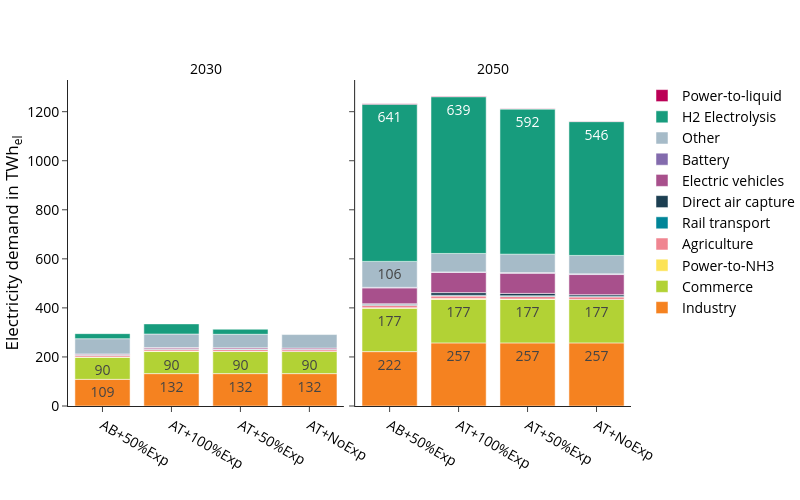

The notebook cell saved with this chart:
### Code cell
fig_name = "electricity_demand_TWh"
fig = px.bar(
    demand_df, 
    **fig_kwargs,
    color_discrete_map=colors["electricity"],
    category_orders={
        "variable":list(colors["electricity"].keys()),
        "scen": scen_order
        },
    labels={"value":"Electricity demand in TWh<sub>el</sub>","year":"",
            "variable":"", 
            "scen":""},
)
fig.update_layout(legend_traceorder="reversed",)
update_layout(fig)

print("Totals per scenario and year:", demand_sum_df)
fig.show()
#save_plotly_fig(demand_df, fig, sdir, f"{idx_group_name}_{fig_name}")

### Figure 1 — Plotly figure (JSON) as saved in the notebook; plotly's stock layout.template omitted (floating-point values rounded to 4 significant figures)
{"data": [{"hovertemplate": "=%{x}<br>Electricity demand in TWh<sub>el</sub>=%{text}<extra></extra>", "legendgroup": "Industry", "marker": {"color": "#f58220", "pattern": {"shape": ""}}, "name": "Industry", "orientation": "v", "showlegend": true, "text": [108.7, 132.0, 132.0, 132.0], "textangle": 0, "textposition": "inside", "texttemplate": "%{y:.0f}", "type": "bar", "x": ["AB+50%Exp", "AT+100%Exp", "AT+50%Exp", "AT+NoExp"], "xaxis": "x", "y": [108.7, 132.0, 132.0, 132.0], "yaxis": "y"}, {"hovertemplate": "=%{x}<br>Electricity demand in TWh<sub>el</sub>=%{text}<extra></extra>", "legendgroup": "Industry", "marker": {"color": "#f58220", "pattern": {"shape": ""}}, "name": "Industry", "orientation": "v", "showlegend": false, "text": [221.7, 257.3, 257.3, 257.3], "textangle": 0, "textposition": "inside", "texttemplate": "%{y:.0f}", "type": "bar", "x": ["AB+50%Exp", "AT+100%Exp", "AT+50%Exp", "AT+NoExp"], "xaxis": "x2", "y": [221.7, 257.3, 257.3, 257.3], "yaxis": "y2"}, {"hovertemplate": "=%{x}<br>Electricity demand in TWh<sub>el</sub>=%{text}<extra></extra>", "legendgroup": "Commerce", "marker": {"color": "#b2d235", "pattern": {"shape": ""}}, "name": "Commerce", "orientation": "v", "showlegend": true, "text": [90.1, 90.1, 90.1, 90.1], "textangle": 0, "textposition": "inside", "texttemplate": "%{y:.0f}", "type": "bar", "x": ["AB+50%Exp", "AT+100%Exp", "AT+50%Exp", "AT+NoExp"], "xaxis": "x", "y": [90.1, 90.1, 90.1, 90.1], "yaxis": "y"}, {"hovertemplate": "=%{x}<br>Electricity demand in TWh<sub>el</sub>=%{text}<extra></extra>", "legendgroup": "Commerce", "marker": {"color": "#b2d235", "pattern": {"shape": ""}}, "name": "Commerce", "orientation": "v", "showlegend": false, "text": [177.1, 177.1, 177.1, 177.1], "textangle": 0, "textposition": "inside", "texttemplate": "%{y:.0f}", "type": "bar", "x": ["AB+50%Exp", "AT+100%Exp", "AT+50%Exp", "AT+NoExp"], "xaxis": "x2", "y": [177.1, 177.1, 177.1, 177.1], "yaxis": "y2"}, {"hovertemplate": "=%{x}<br>Electricity demand in TWh<sub>el</sub>=%{text}<extra></extra>", "legendgroup": "Power-to-NH3", "marker": {"color": "#fce356", "pattern": {"shape": ""}}, "name": "Power-to-NH3", "orientation": "v", "showlegend": true, "text": [1.1, 2.2, 1.1], "textangle": 0, "textposition": "inside", "texttemplate": "%{y:.0f}", "type": "bar", "x": ["AB+50%Exp", "AT+100%Exp", "AT+50%Exp"], "xaxis": "x", "y": [1.1, 2.2, 1.1], "yaxis": "y"}, {"hovertemplate": "=%{x}<br>Electricity demand in TWh<sub>el</sub>=%{text}<extra></extra>", "legendgroup": "Power-to-NH3", "marker": {"color": "#fce356", "pattern": {"shape": ""}}, "name": "Power-to-NH3", "orientation": "v", "showlegend": false, "text": [1.8, 3.6, 1.8], "textangle": 0, "textposition": "inside", "texttemplate": "%{y:.0f}", "type": "bar", "x": ["AB+50%Exp", "AT+100%Exp", "AT+50%Exp"], "xaxis": "x2", "y": [1.8, 3.6, 1.8], "yaxis": "y2"}, {"hovertemplate": "=%{x}<br>Electricity demand in TWh<sub>el</sub>=%{text}<extra></extra>", "legendgroup": "Agriculture", "marker": {"color": "#f08591", "pattern": {"shape": ""}}, "name": "Agriculture", "orientation": "v", "showlegend": true, "text": [7.1, 7.1, 7.1, 7.1], "textangle": 0, "textposition": "inside", "texttemplate": "%{y:.0f}", "type": "bar", "x": ["AB+50%Exp", "AT+100%Exp", "AT+50%Exp", "AT+NoExp"], "xaxis": "x", "y": [7.1, 7.1, 7.1, 7.1], "yaxis": "y"}, {"hovertemplate": "=%{x}<br>Electricity demand in TWh<sub>el</sub>=%{text}<extra></extra>", "legendgroup": "Agriculture", "marker": {"color": "#f08591", "pattern": {"shape": ""}}, "name": "Agriculture", "orientation": "v", "showlegend": false, "text": [10.3, 10.3, 10.3, 10.3], "textangle": 0, "textposition": "inside", "texttemplate": "%{y:.0f}", "type": "bar", "x": ["AB+50%Exp", "AT+100%Exp", "AT+50%Exp", "AT+NoExp"], "xaxis": "x2", "y": [10.3, 10.3, 10.3, 10.3], "yaxis": "y2"}, {"hovertemplate": "=%{x}<br>Electricity demand in TWh<sub>el</sub>=%{text}<extra></extra>", "legendgroup": "Rail transport", "marker": {"color": "#008598", "pattern": {"shape": ""}}, "name": "Rail transport", "orientation": "v", "showlegend": true, "text": [1.9, 1.9, 1.9, 1.9], "textangle": 0, "textposition": "inside", "texttemplate": "%{y:.0f}", "type": "bar", "x": ["AB+50%Exp", "AT+100%Exp", "AT+50%Exp", "AT+NoExp"], "xaxis": "x", "y": [1.9, 1.9, 1.9, 1.9], "yaxis": "y"}, {"hovertemplate": "=%{x}<br>Electricity demand in TWh<sub>el</sub>=%{text}<extra></extra>", "legendgroup": "Rail transport", "marker": {"color": "#008598", "pattern": {"shape": ""}}, "name": "Rail transport", "orientation": "v", "showlegend": false, "text": [2.8, 3.1, 3.1, 3.1], "textangle": 0, "textposition": "inside", "texttemplate": "%{y:.0f}", "type": "bar", "x": ["AB+50%Exp", "AT+100%Exp", "AT+50%Exp", "AT+NoExp"], "xaxis": "x2", "y": [2.8, 3.1, 3.1, 3.1], "yaxis": "y2"}, {"hovertemplate": "=%{x}<br>Electricity demand in TWh<sub>el</sub>=%{text}<extra></extra>", "legendgroup": "Direct air capture", "marker": {"color": "#1c3f52", "pattern": {"shape": ""}}, "name": "Direct air capture", "orientation": "v", "showlegend": true, "text": [3.4, 10.9, 9.5, 6.2], "textangle": 0, "textposition": "inside", "texttemplate": "%{y:.0f}", "type": "bar", "x": ["AB+50%Exp", "AT+100%Exp", "AT+50%Exp", "AT+NoExp"], "xaxis": "x2", "y": [3.4, 10.9, 9.5, 6.2], "yaxis": "y2"}, {"hovertemplate": "=%{x}<br>Electricity demand in TWh<sub>el</sub>=%{text}<extra></extra>", "legendgroup": "Electric vehicles", "marker": {"color": "#a8508c", "pattern": {"shape": ""}}, "name": "Electric vehicles", "orientation": "v", "showlegend": true, "text": [3.4, 5.0, 5.0, 5.0], "textangle": 0, "textposition": "inside", "texttemplate": "%{y:.0f}", "type": "bar", "x": ["AB+50%Exp", "AT+100%Exp", "AT+50%Exp", "AT+NoExp"], "xaxis": "x", "y": [3.4, 5.0, 5.0, 5.0], "yaxis": "y"}, {"hovertemplate": "=%{x}<br>Electricity demand in TWh<sub>el</sub>=%{text}<extra></extra>", "legendgroup": "Electric vehicles", "marker": {"color": "#a8508c", "pattern": {"shape": ""}}, "name": "Electric vehicles", "orientation": "v", "showlegend": false, "text": [64.5, 82.0, 82.0, 82.0], "textangle": 0, "textposition": "inside", "texttemplate": "%{y:.0f}", "type": "bar", "x": ["AB+50%Exp", "AT+100%Exp", "AT+50%Exp", "AT+NoExp"], "xaxis": "x2", "y": [64.5, 82.0, 82.0, 82.0], "yaxis": "y2"}, {"hovertemplate": "=%{x}<br>Electricity demand in TWh<sub>el</sub>=%{text}<extra></extra>", "legendgroup": "Battery", "marker": {"color": "#836bad", "pattern": {"shape": ""}}, "name": "Battery", "orientation": "v", "showlegend": true, "text": [2.2, 2.4, 2.7, 2.7], "textangle": 0, "textposition": "inside", "texttemplate": "%{y:.0f}", "type": "bar", "x": ["AB+50%Exp", "AT+100%Exp", "AT+50%Exp", "AT+NoExp"], "xaxis": "x2", "y": [2.2, 2.4, 2.7, 2.7], "yaxis": "y2"}, {"hovertemplate": "=%{x}<br>Electricity demand in TWh<sub>el</sub>=%{text}<extra></extra>", "legendgroup": "Other", "marker": {"color": "#a6bbc8", "pattern": {"shape": ""}}, "name": "Other", "orientation": "v", "showlegend": true, "text": [62.1, 55.2, 55.2, 55.2], "textangle": 0, "textposition": "inside", "texttemplate": "%{y:.0f}", "type": "bar", "x": ["AB+50%Exp", "AT+100%Exp", "AT+50%Exp", "AT+NoExp"], "xaxis": "x", "y": [62.1, 55.2, 55.2, 55.2], "yaxis": "y"}, {"hovertemplate": "=%{x}<br>Electricity demand in TWh<sub>el</sub>=%{text}<extra></extra>", "legendgroup": "Other", "marker": {"color": "#a6bbc8", "pattern": {"shape": ""}}, "name": "Other", "orientation": "v", "showlegend": false, "text": [105.8, 75.3, 75.3, 75.3], "textangle": 0, "textposition": "inside", "texttemplate": "%{y:.0f}", "type": "bar", "x": ["AB+50%Exp", "AT+100%Exp", "AT+50%Exp", "AT+NoExp"], "xaxis": "x2", "y": [105.8, 75.3, 75.3, 75.3], "yaxis": "y2"}, {"hovertemplate": "=%{x}<br>Electricity demand in TWh<sub>el</sub>=%{text}<extra></extra>", "legendgroup": "H2 Electrolysis", "marker": {"color": "#179c7d", "pattern": {"shape": ""}}, "name": "H2 Electrolysis", "orientation": "v", "showlegend": true, "text": [20.6, 41.3, 20.6], "textangle": 0, "textposition": "inside", "texttemplate": "%{y:.0f}", "type": "bar", "x": ["AB+50%Exp", "AT+100%Exp", "AT+50%Exp"], "xaxis": "x", "y": [20.6, 41.3, 20.6], "yaxis": "y"}, {"hovertemplate": "=%{x}<br>Electricity demand in TWh<sub>el</sub>=%{text}<extra></extra>", "legendgroup": "H2 Electrolysis", "marker": {"color": "#179c7d", "pattern": {"shape": ""}}, "name": "H2 Electrolysis", "orientation": "v", "showlegend": false, "text": [641.1, 639.1, 591.7, 545.5], "textangle": 0, "textposition": "inside", "texttemplate": "%{y:.0f}", "type": "bar", "x": ["AB+50%Exp", "AT+100%Exp", "AT+50%Exp", "AT+NoExp"], "xaxis": "x2", "y": [641.1, 639.1, 591.7, 545.5], "yaxis": "y2"}, {"hovertemplate": "=%{x}<br>Electricity demand in TWh<sub>el</sub>=%{text}<extra></extra>", "legendgroup": "Power-to-liquid", "marker": {"color": "#bb0056", "pattern": {"shape": ""}}, "name": "Power-to-liquid", "orientation": "v", "showlegend": true, "text": [1.8, 1.6, 1.5, 1.4], "textangle": 0, "textposition": "inside", "texttemplate": "%{y:.0f}", "type": "bar", "x": ["AB+50%Exp", "AT+100%Exp", "AT+50%Exp", "AT+NoExp"], "xaxis": "x2", "y": [1.8, 1.6, 1.5, 1.4], "yaxis": "y2"}], "layout": {"annotations": [{"font": {}, "showarrow": false, "text": "2030", "x": 0.245, "xanchor": "center", "xref": "paper", "y": 1, "yanchor": "bottom", "yref": "paper"}, {"font": {}, "showarrow": false, "text": "2050", "x": 0.755, "xanchor": "center", "xref": "paper", "y": 1, "yanchor": "bottom", "yref": "paper"}], "barmode": "relative", "height": 500, "legend": {"title": {"text": ""}, "tracegroupgap": 0, "traceorder": "reversed"}, "width": 800, "xaxis": {"anchor": "y", "categoryarray": ["AB+50%Exp", "AT+100%Exp", "AT+50%Exp", "AT+NoExp"], "categoryorder": "array", "domain": [0, 0.49], "title": {"text": ""}}, "xaxis2": {"anchor": "y2", "categoryarray": ["AB+50%Exp", "AT+100%Exp", "AT+50%Exp", "AT+NoExp"], "categoryorder": "array", "domain": [0.51, 1], "matches": "x", "title": {"text": ""}}, "yaxis": {"anchor": "x", "domain": [0, 1], "title": {"text": "Electricity demand in TWh<sub>el</sub>"}}, "yaxis2": {"anchor": "x2", "domain": [0, 1], "matches": "y", "showticklabels": false}}}
